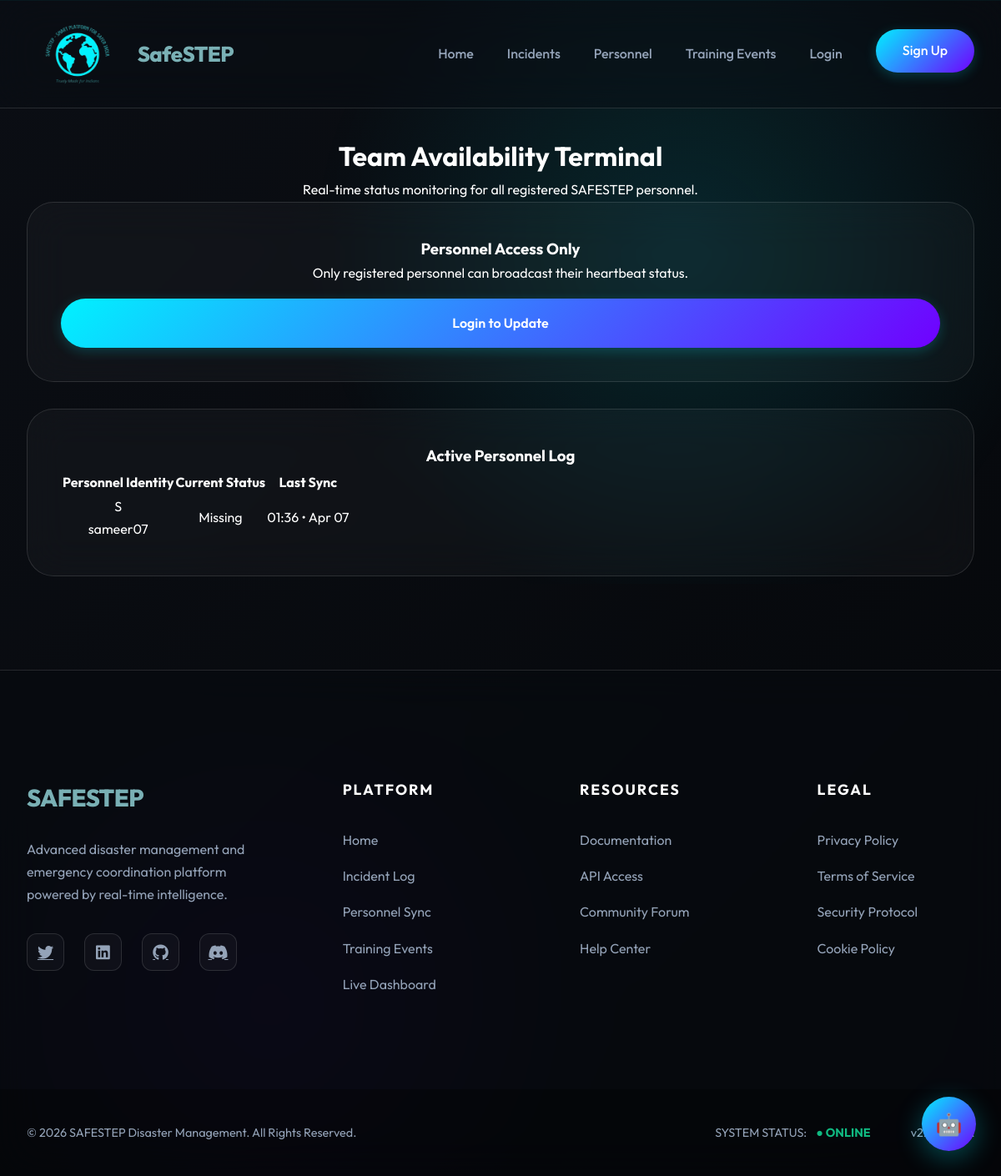
The page /attendance on the database as committed earlier.
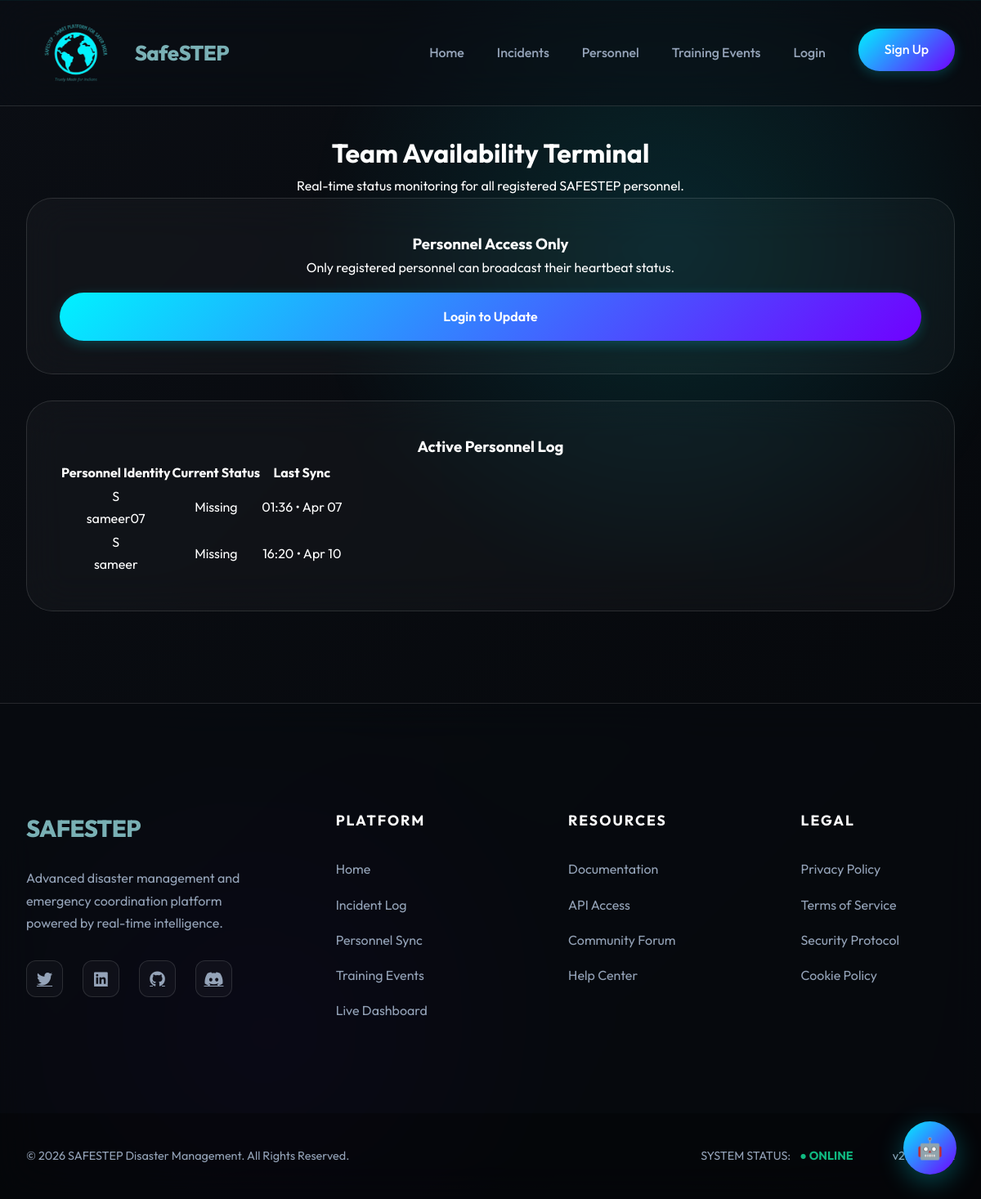
The same page on the database as committed later.
### models.py (models this page shows)
class Attendance(db.Model):
    id = db.Column(db.Integer, primary_key=True)
    user_id = db.Column(db.Integer, db.ForeignKey('user.id'), nullable=False)
    status = db.Column(db.String(50), nullable=False) # 'Safe', 'Missing', 'Needs Help', 'Volunteering'
    last_updated = db.Column(db.DateTime, default=datetime.utcnow)
    user = db.relationship('User', backref=db.backref('attendance', lazy=True))

class User(db.Model, UserMixin):
    id = db.Column(db.Integer, primary_key=True)
    username = db.Column(db.String(150), unique=True, nullable=False)
    email = db.Column(db.String(150), unique=True, nullable=False)
    password = db.Column(db.String(150), nullable=False)
    role = db.Column(db.String(50), default='citizen') # 'government' or 'citizen'

### app.py (the view, shortened to what this page needs)
@app.route('/attendance', methods=['GET', 'POST'])
def attendance():
    all_attendance = Attendance.query.all()
    return render_template('attendance.html', attendance_list=all_attendance)

### templates/attendance.html (shortened to what this page needs)
{% extends "base.html" %}
{% block content %}
<div class="attendance-section" style="padding-top: 160px; padding-bottom: 5rem; text-align: center;">
    <div class="attendance-header">
        <h1>Team Availability Terminal</h1>
        <p>Real-time status monitoring for all registered SAFESTEP personnel.</p>
    </div>
    <div class="attendance-grid">
        {% if current_user.is_authenticated %}
            <div class="card attendance-status-card">
                <h3>Update Your Status</h3>
                <p>Ensure your current status reflects your actual availability in the field.</p>
                <form method="POST">
                    <div class="status-options">
                        <label class="status-option">
                            <input type="radio" name="status" value="Safe" required>
                            <span class="status-btn safe"><i class="fas fa-check-circle"></i> SAFE</span>
                        </label>
                        <label class="status-option">
                            <input type="radio" name="status" value="Needs Help">
                            <span class="status-btn help"><i class="fas fa-exclamation-triangle"></i> EMERGENCY</span>
                        </label>
                        <label class="status-option">
                            <input type="radio" name="status" value="Missing">
                            <span class="status-btn missing"><i class="fas fa-question-circle"></i> MISSING</span>
                        </label>
                        <label class="status-option">
                            <input type="radio" name="status" value="Volunteering">
                            <span class="status-btn volunteer"><i class="fas fa-hands-helping"></i> EN ROUTE</span>
                        </label>
                    </div>
                    <button type="submit" class="btn-primary-block">Update My Status</button>
                </form>
            </div>
        {% else %}
            <div class="card attendance-status-card guest-cta">
                <h3>Personnel Access Only</h3>
                <p>Only registered personnel can broadcast their heartbeat status.</p>
                <div class="cta-btns">
                    <a href="{{ url_for('login') }}" class="btn-primary-block">Login to Update</a>
                </div>
            </div>
        {% endif %}
        <div class="card attendance-list-card">
            <h3>Active Personnel Log</h3>
            <table class="attendance-table">
                <thead>
                    <tr>
                        <th>Personnel Identity</th>
                        <th>Current Status</th>
                        <th>Last Sync</th>
                    </tr>
                </thead>
                <tbody>
                    {% if attendance_list %}
                        {% for record in attendance_list %}
                            <tr>
                                <td class="user-cell">
                                    <div class="user-avatar">{{ record.user.username[0]|upper }}</div>
                                    <span>{{ record.user.username }}</span>
                                </td>
                                <td>
                                    <span class="status-pill {{ record.status.lower().replace(' ', '-') }}">
                                        {{ record.status }}
                                    </span>
                                </td>
                                <td>{{ record.last_updated.strftime('%H:%M • %b %d') }}</td>
                            </tr>
                        {% endfor %}
                    {% else %}
                        <tr>
                            <td colspan="3" class="empty-cell">No active personnel heartbeats detected.</td>
                        </tr>
                    {% endif %}
                </tbody>
            </table>
        </div>
    </div>
</div>
{% endblock %}

Rows that differ between the two databases and show on the page:
added Attendance: user "S", user.username "sameer", status "Missing", last_updated "16:20 • Apr 10"
